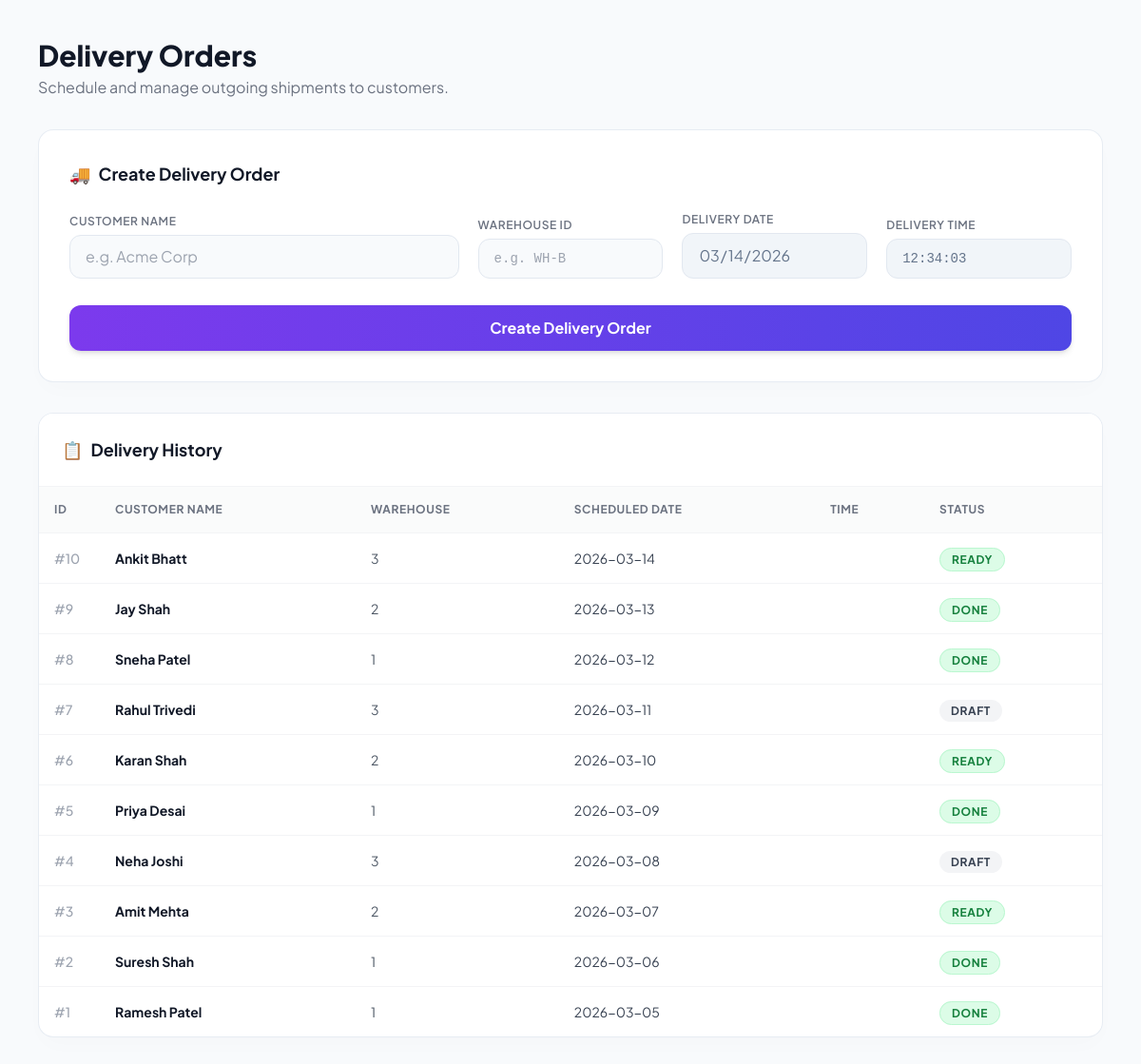
Screenshot of /deliveries.php (signed in) with the database file from the repository.
### tables this page shows
CREATE TABLE `deliveries` (
  `delivery_id` int(11) NOT NULL,
  `customer_name` varchar(150) DEFAULT NULL,
  `warehouse_id` int(11) DEFAULT NULL,
  `delivery_date` date DEFAULT NULL,
  `status` enum('draft','ready','done','cancelled') DEFAULT NULL
);

### deliveries.php (the view, shortened to what this page needs)
<?php
include "db.php";
$data=mysqli_query($conn,"SELECT * FROM deliveries ORDER BY delivery_id DESC");
?>
<!DOCTYPE html>
<html lang="en">
<head>
    <script src="https://cdn.tailwindcss.com"></script>
</head>
<body class="flex h-screen overflow-hidden text-gray-800">
    <main class="flex-1 h-full overflow-y-auto relative">
        <div class="p-6 lg:p-10 max-w-7xl mx-auto space-y-8">
            <div class="flex flex-col md:flex-row justify-between items-start md:items-center gap-4 fade-in">
                <div>
                    <h1 class="text-3xl font-extrabold text-gray-900">Delivery Orders</h1>
                    <p class="text-gray-500 mt-1">Schedule and manage outgoing shipments to customers.</p>
                </div>
            </div>
            <div class="glass-panel p-6 lg:p-8 fade-in" style="animation-delay: 0.1s;">
                <h3 class="text-lg font-bold text-gray-900 mb-5 flex items-center gap-2"><span>🚚</span> Create Delivery Order</h3>
                <form method="post" class="grid grid-cols-1 md:grid-cols-2 lg:grid-cols-5 gap-5 items-end">
                    <div class="space-y-1 lg:col-span-2">
                        <label class="text-xs font-semibold text-gray-500 uppercase tracking-wider">Customer Name</label>
                        <input name="customer_name" placeholder="e.g. Acme Corp" class="form-input" required>
                    </div>
                    <div class="space-y-1">
                        <label class="text-xs font-semibold text-gray-500 uppercase tracking-wider">Warehouse ID</label>
                        <input name="warehouse_id" placeholder="e.g. WH-B" class="form-input font-mono text-sm" required>
                    </div>
                    <div class="space-y-1">
                        <label class="text-xs font-semibold text-gray-500 uppercase tracking-wider">Delivery Date</label>
                        <input type="date" name="delivery_date" value="<?php echo date('Y-m-d'); ?>" class="form-input" readonly>
                    </div>
                    <div class="space-y-1">
                        <label class="text-xs font-semibold text-gray-500 uppercase tracking-wider">Delivery Time</label>
                        <input type="text" name="delivery_time" id="delivery_time" class="form-input font-mono text-sm" readonly>
                    </div>
                    <div class="lg:col-span-5 mt-2">
                        <button name="add" class="w-full bg-gradient-to-r from-violet-600 to-indigo-600 hover:from-violet-700 hover:to-indigo-700 text-white font-bold py-3 px-4 rounded-xl shadow-md hover:shadow-lg transition-all transform hover:-translate-y-0.5">
                            Create Delivery Order
                        </button>
                    </div>
                </form>
            </div>
            <div class="glass-panel overflow-hidden fade-in" style="animation-delay: 0.2s;">
                <div class="p-6 border-b border-gray-100 bg-white">
                    <h3 class="text-lg font-bold text-gray-900 flex items-center gap-2"><span>📋</span> Delivery History</h3>
                </div>
                <div class="overflow-x-auto">
                    <table class="w-full text-left border-collapse">
                        <thead>
                            <tr class="bg-gray-50/80 text-gray-500 text-xs tracking-wider uppercase border-b border-gray-100">
                                <th class="p-4 font-bold w-16">ID</th>
                                <th class="p-4 font-bold">Customer Name</th>
                                <th class="p-4 font-bold">Warehouse</th>
                                <th class="p-4 font-bold">Scheduled Date</th>
                                <th class="p-4 font-bold">Time</th>
                                <th class="p-4 font-bold">Status</th>
                            </tr>
                        </thead>
                        <tbody class="divide-y divide-gray-100 text-sm">
                            <?php if($data && mysqli_num_rows($data) > 0): ?>
                                <?php while($row=mysqli_fetch_assoc($data)){ ?>
                                <tr class="hover:bg-violet-50/30 transition-colors group">
                                    <td class="p-4 text-gray-400 font-medium">#<?php echo $row['delivery_id']; ?></td>
                                    <td class="p-4 font-bold text-gray-900"><?php echo htmlspecialchars($row['customer_name']); ?></td>
                                    <td class="p-4 text-gray-600"><?php echo htmlspecialchars($row['warehouse_id']); ?></td>
                                    <td class="p-4 text-gray-700"><?php echo htmlspecialchars($row['delivery_date']); ?></td>
                                    <td class="p-4 text-gray-500 font-mono text-xs"><?php echo htmlspecialchars($row['delivery_time']); ?></td>
                                    <td class="p-4">
                                        <?php
                                            $status = strtolower($row['status']);
                                            $badgeColor = 'bg-gray-100 text-gray-700';
                                            if ($status === 'ready' || $status === 'done' || $status === 'delivered') {
                                                $badgeColor = 'bg-green-100 text-green-700 border border-green-200';
                                            } elseif ($status === 'waiting' || $status === 'pending') {
                                                $badgeColor = 'bg-yellow-100 text-yellow-700 border border-yellow-200';
                                            } elseif ($status === 'canceled') {
                                                $badgeColor = 'bg-red-100 text-red-700 border border-red-200';
                                            }
                                        ?>
                                        <span class="px-3 py-1 text-xs font-bold uppercase tracking-wider rounded-full <?php echo $badgeColor; ?>">
                                            <?php echo htmlspecialchars($row['status']); ?>
                                        </span>
                                    </td>
                                </tr>
                                <?php } ?>
                            <?php endif; ?>
                        </tbody>
                    </table>
                </div>
            </div>
        </div>
    </main>
</body>
</html>

### deliveries.php (style rules this page uses)
body { font-family: 'Plus Jakarta Sans', sans-serif; background: #f8fafc; }
.glass-panel { background: #ffffff; border: 1px solid rgba(226, 232, 240, 0.8); box-shadow: 0 10px 25px -5px rgba(0, 0, 0, 0.02), 0 8px 10px -6px rgba(0, 0, 0, 0.01); border-radius: 1rem; transition: all 0.3s ease; }
.form-input { width: 100%; background-color: #f8fafc; border: 1px solid #e2e8f0; color: #334155; border-radius: 0.75rem; padding: 0.625rem 1rem; transition: all 0.2s; }
.form-input[readonly] { background-color: #f1f5f9; color: #64748b; cursor: not-allowed; border-color: #e2e8f0; }
.fade-in { opacity: 0; transform: translateY(10px); animation: fadeIn 0.5s cubic-bezier(0.16, 1, 0.3, 1) forwards; }

### rows the page displays
deliveries: delivery_id "10", customer_name "Ankit Bhatt", warehouse "3", delivery_date "2026-03-14", status "READY"
deliveries: delivery_id "9", customer_name "Jay Shah", warehouse "2", delivery_date "2026-03-13", status "DONE"
deliveries: delivery_id "8", customer_name "Sneha Patel", warehouse "1", delivery_date "2026-03-12", status "DONE"
deliveries: delivery_id "7", customer_name "Rahul Trivedi", warehouse "3", delivery_date "2026-03-11", status "DRAFT"
deliveries: delivery_id "6", customer_name "Karan Shah", warehouse "2", delivery_date "2026-03-10", status "READY"
deliveries: delivery_id "5", customer_name "Priya Desai", warehouse "1", delivery_date "2026-03-09", status "DONE"
deliveries: delivery_id "4", customer_name "Neha Joshi", warehouse "3", delivery_date "2026-03-08", status "DRAFT"
deliveries: delivery_id "3", customer_name "Amit Mehta", warehouse "2", delivery_date "2026-03-07", status "READY"
deliveries: delivery_id "2", customer_name "Suresh Shah", warehouse "1", delivery_date "2026-03-06", status "DONE"
deliveries: delivery_id "1", customer_name "Ramesh Patel", warehouse "1", delivery_date "2026-03-05", status "DONE"
